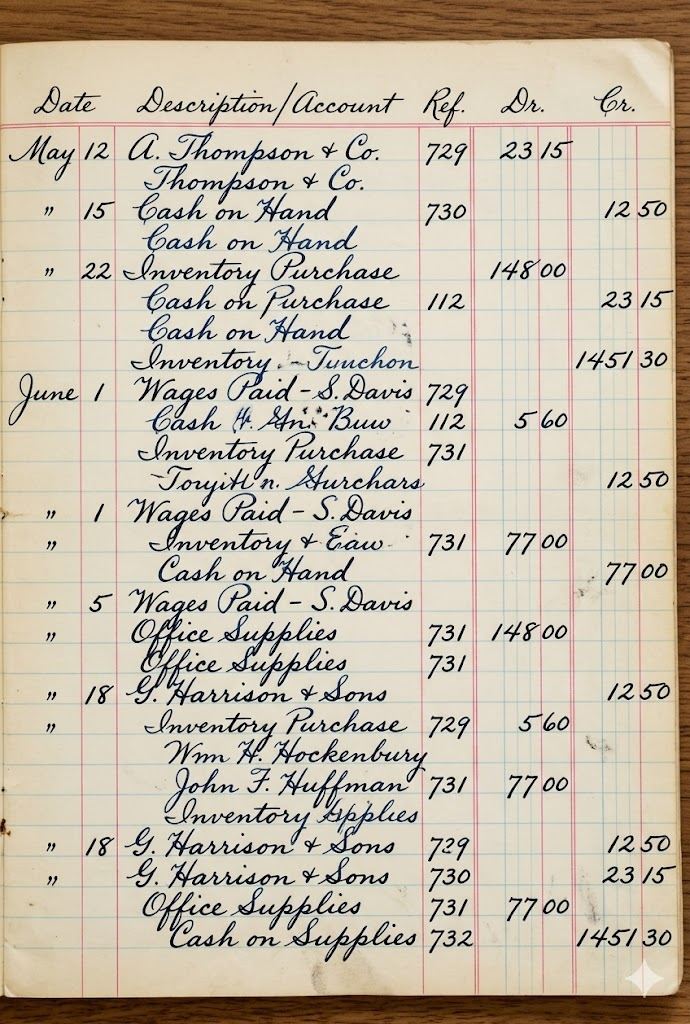
#> input picture data/handwritten_ledgger.jpeg, 690 x 1024 px, found by its file name
$ python 1_processor.py
#> lines starting #> are read from the running program, lines starting #| are printed output that depends on the picture; after the words box and inside, x2 and y2 are one past the last pixel; in counts of white or black regions, pixels touching at a corner belong together
import cv2
import numpy as np
import os

def preprocess_image(image_path):
    """
    Reads an image and prepares it for OCR
    by grayscaling and applying adaptive thresholding.
    """
#> called with image_path = 'data/handwritten_ledgger.jpeg'
    # Read the image
    img = cv2.imread(image_path)
#> img is the input picture: shape (1024, 690, 3); mean B, G, R 170.1, 187.4, 197.9

    # Debugging Block
    if img is None:
        print(f"CRITICAL ERROR: Could not find image at '{image_path}'")
        return None
    print(f"Image loaded successfully! Shape: {img.shape}")
#| Image loaded successfully! Shape: (1024, 690, 3)

    # Force the image to be in the standard 8-bit format
    # This prevents the 'srn' (source channel) assertion errors
    if img.dtype != np.uint8:
        img = img.astype(np.uint8)

    # Check if image is already grayscale (has 2 dimensions, not 3)
    if len(img.shape) == 3 and img.shape[2] == 3:
        gray = cv2.cvtColor(img, cv2.COLOR_BGR2GRAY)
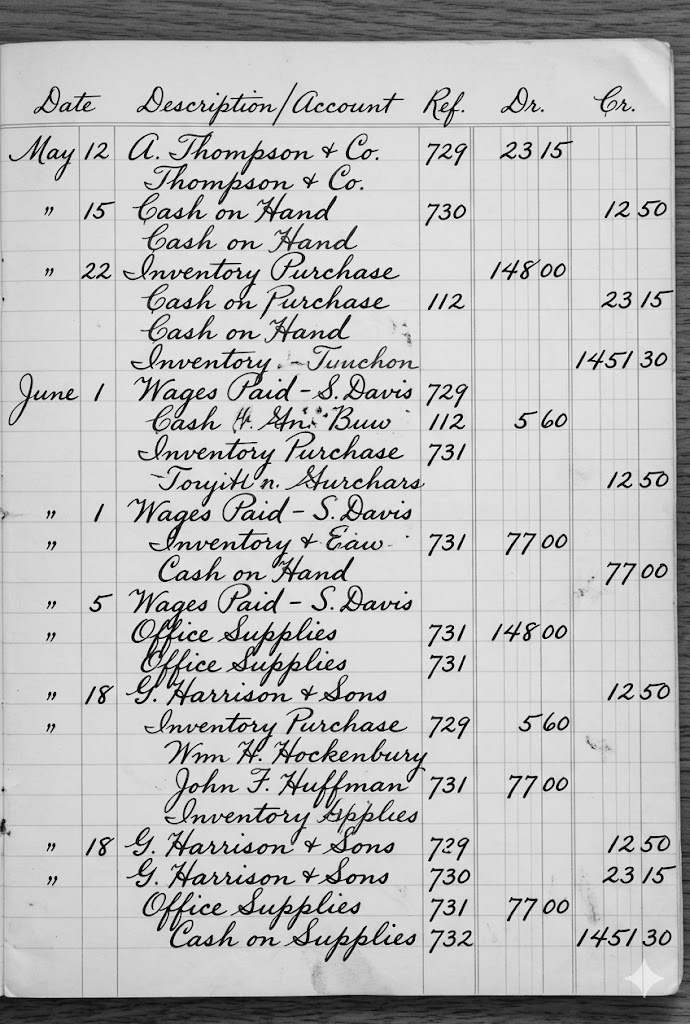
#> gray: shape (1024, 690); min 0, max 255, mean 188.5
    else:
        gray = img # It is already grayscale

    # 2. Apply Gaussian blur to reduce image noise
    # This helps the OCR engine focus on the shapes of the letters
    blurred = cv2.GaussianBlur(gray, (5,5), 0)
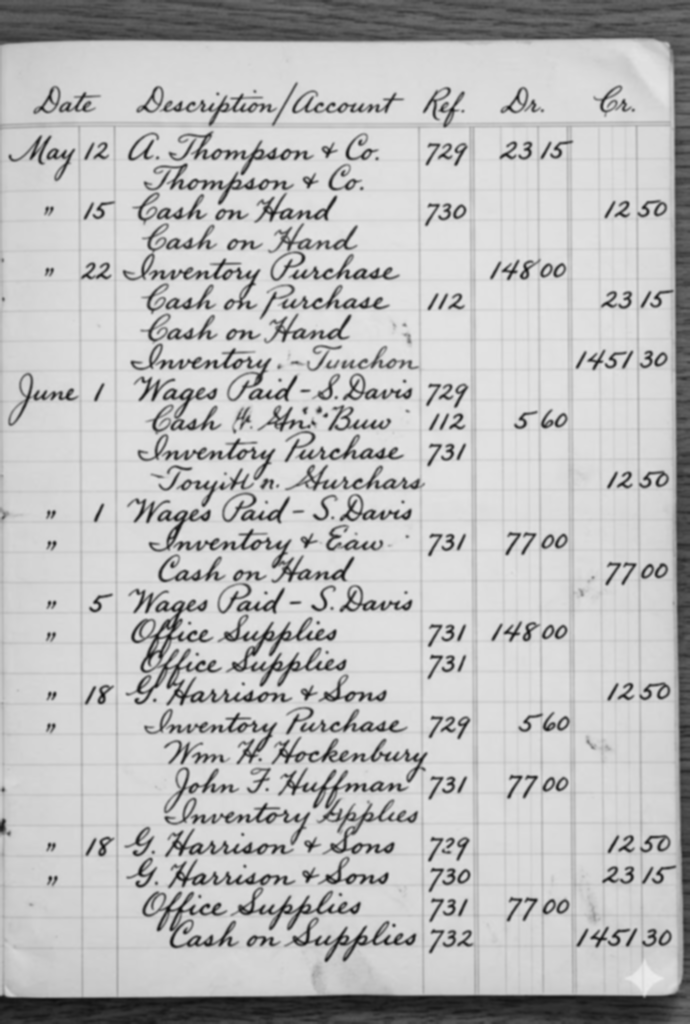
#> blurred: shape (1024, 690); min 16, max 235, mean 188.5

    kernel = np.array([[0, -1, 0],
                       [-1, 5, -1],
                       [0, -1, 0]
                       ])
    sharpened = cv2.filter2D(blurred, -1, kernel)

    # 3. Apply adaptive thresholding to get rid of shadows
    # This makes the paper white and the ink black
    processed = cv2.adaptiveThreshold(
        blurred,
        255,
        cv2.ADAPTIVE_THRESH_GAUSSIAN_C,
        cv2.THRESH_BINARY, 11, 2
    )
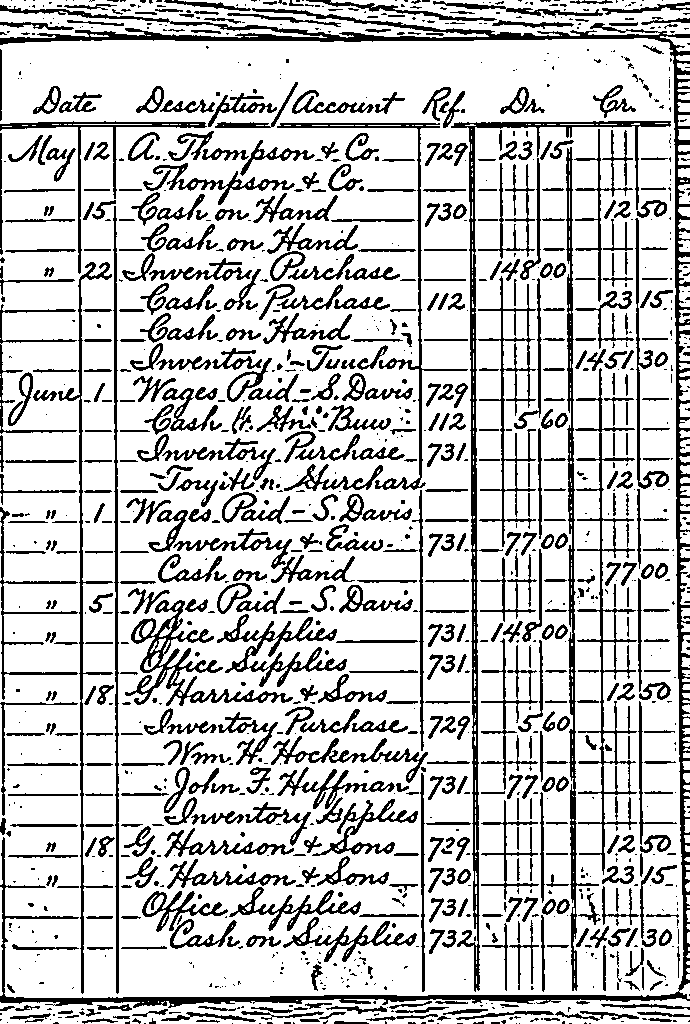
#> processed: shape (1024, 690); 78.7% white; 1289 black regions (655 under 20 px), largest, box (x1, y1, x2, y2) and area: (0, 5, 690, 1008) 16652, (451, 121, 671, 992) 5789, (566, 147, 599, 991) 3986

    # 4. clean up with Morphology
    kernel = cv2.getStructuringElement(cv2.MORPH_RECT, (2,2))
    processed = cv2.dilate(processed, kernel, iterations=1)
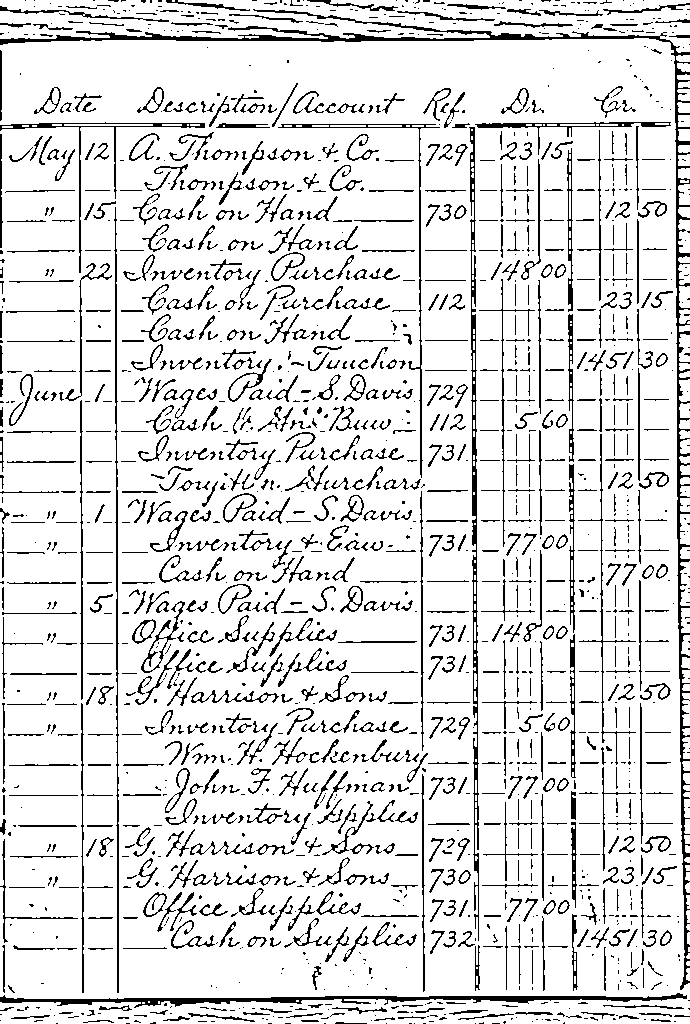
#> processed: shape (1024, 690); 87.7% white; black in thin lines or dots
    processed = cv2.erode(processed, kernel, iterations=1)
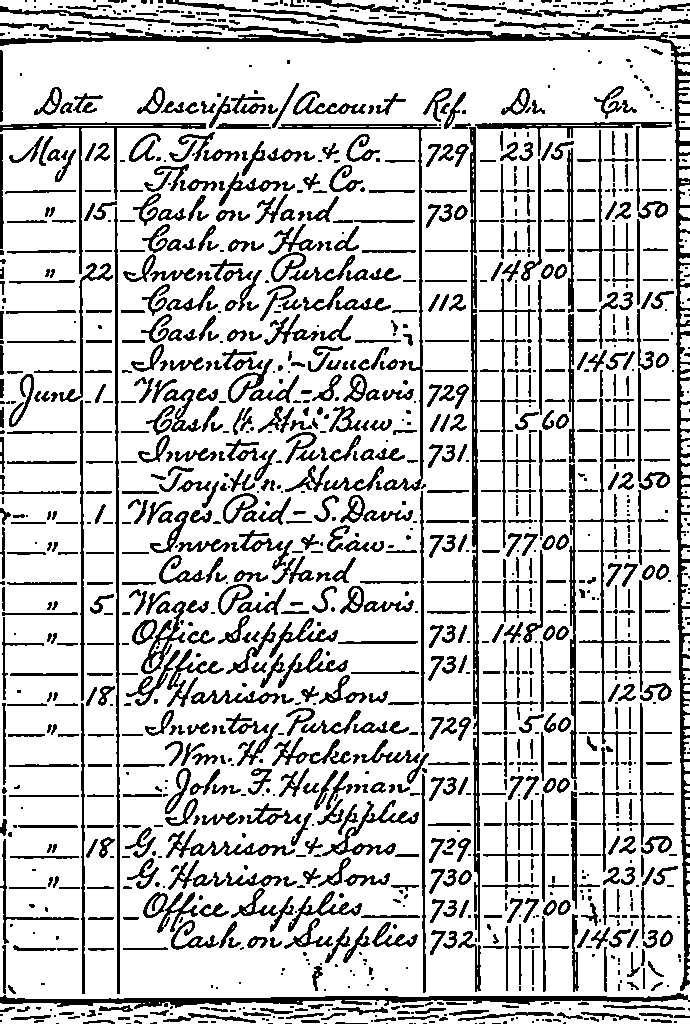
#> processed: shape (1024, 690); 79.3% white; 1484 black regions (536 under 20 px), largest, box (x1, y1, x2, y2) and area: (0, 9, 690, 991) 10411, (469, 127, 480, 942) 3960, (0, 993, 690, 1009) 3862

    return processed


# Test it
if __name__ == "__main__":
    # Ensure "data" directory exists
    if not os.path.exists("data"):
        os.makedirs("data")

    # set the path to image path
    input_path = os.path.join("data", "handwritten_ledgger.jpeg")
    output_path = os.path.join("data", "cleaned_ledger.png")

    try:
        #Run the process
        cleaned_img = preprocess_image(input_path)

        # Save the result
        cv2.imwrite(output_path, cleaned_img)
        print(f"Success! Cleaned image saved to: {output_path}")

    except Exception as e:
        print(f"Error: {e}")

$ run again, with data/handwritten_ledger2.webp saved as data/handwritten_ledgger.jpeg
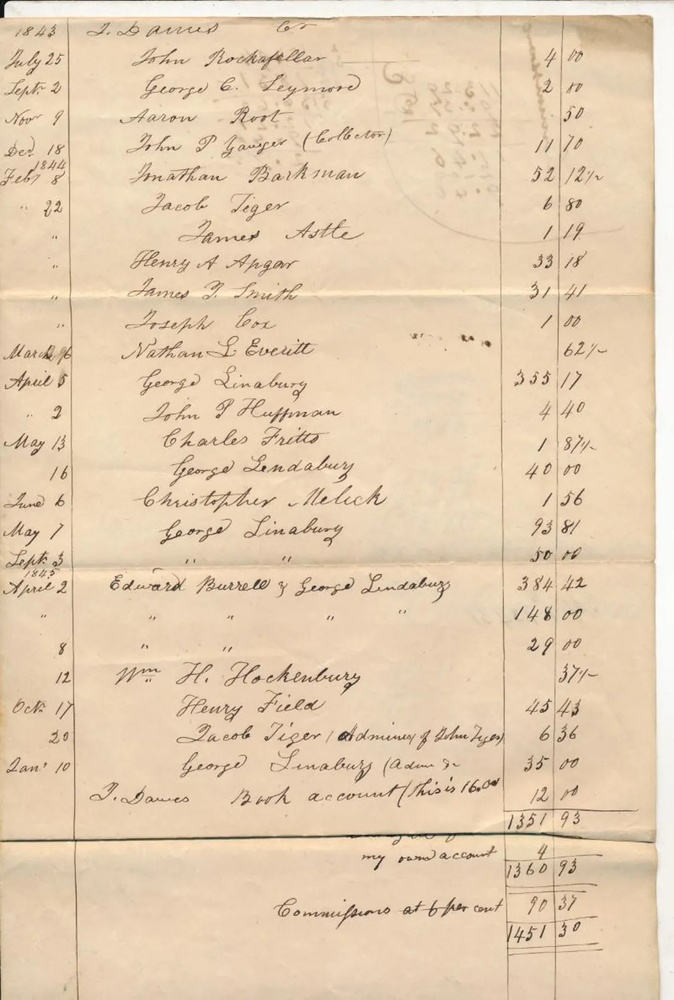
#> input picture data/handwritten_ledger2.webp, 674 x 1000 px, shrunk from 1140 x 1691 before the run, found by its file name
#> in preprocess_image, img is the input picture: shape (1000, 674, 3); mean B, G, R 178.3, 206.1, 228.9
#| Image loaded successfully! Shape: (1000, 674, 3)
#> in preprocess_image, `processed = cv2.adaptiveThreshold( blurred, 255, cv2.ADAPTIVE_THRESH_G..`:
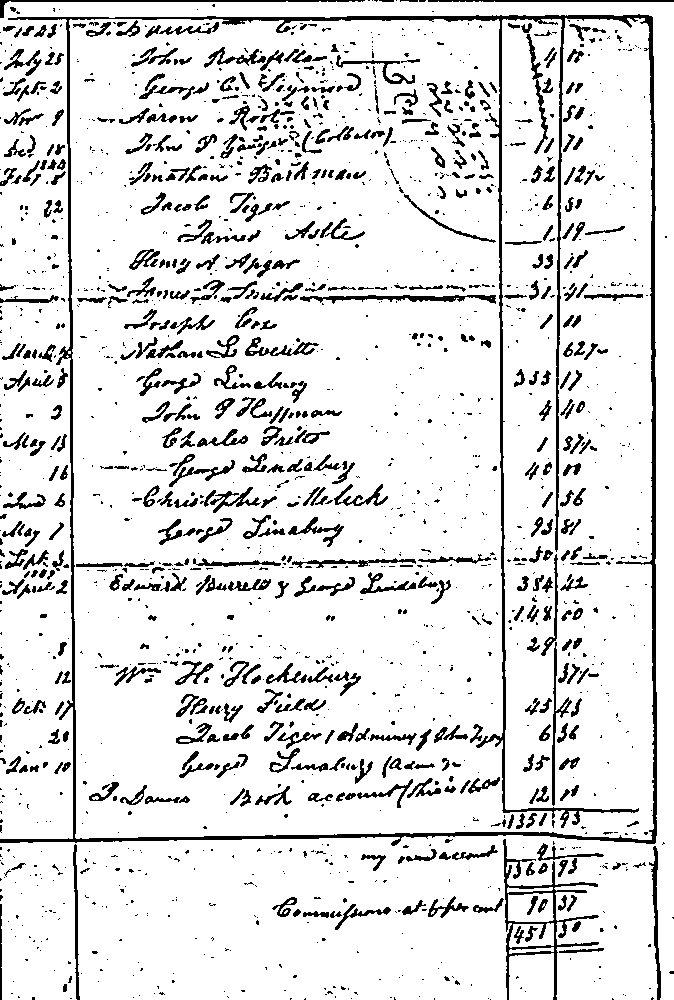
#> processed: shape (1000, 674); 88.4% white; 1841 black regions (1224 under 20 px), largest, box (x1, y1, x2, y2) and area: (0, 14, 657, 846) 15340, (503, 839, 599, 1000) 2064, (300, 295, 496, 304) 824
#> in preprocess_image, `processed = cv2.erode(processed, kernel, iterations=1)`:
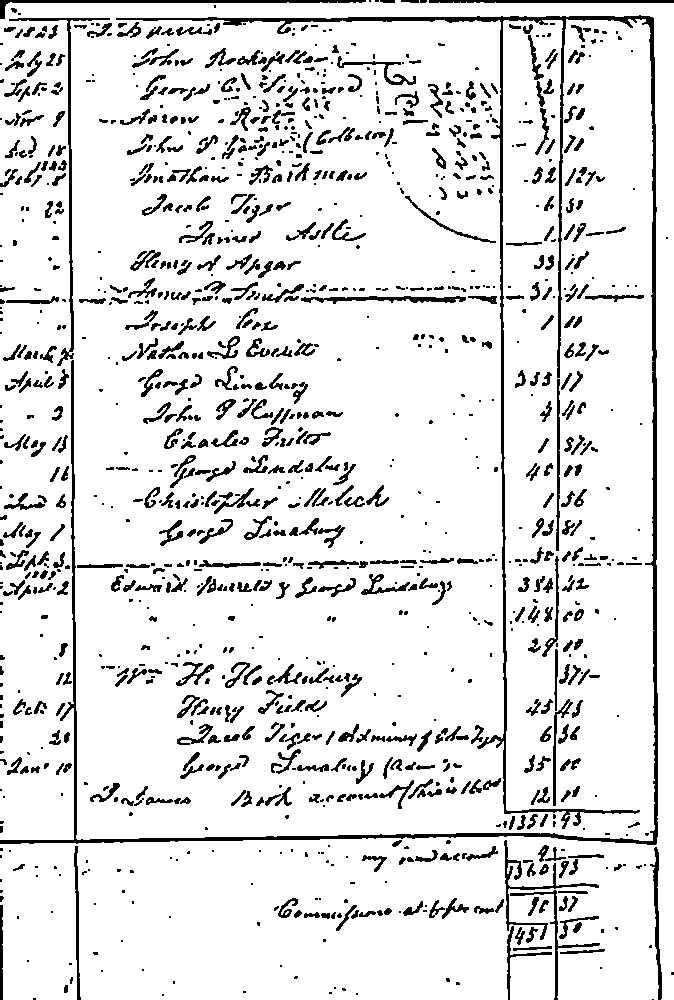
#> processed: shape (1000, 674); 88.8% white; 1290 black regions (525 under 20 px), largest, box (x1, y1, x2, y2) and area: (0, 15, 658, 845) 13239, (9, 18, 110, 366) 1345, (0, 0, 366, 19) 1165
